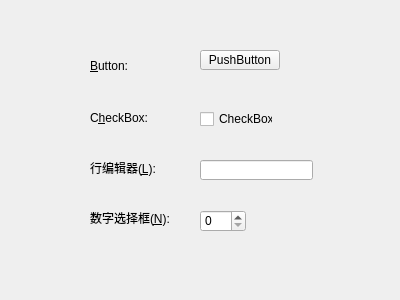
<?xml version="1.0" encoding="UTF-8"?>
<ui version="4.0">
 <class>MyWidget</class>
 <widget class="QWidget" name="MyWidget">
  <property name="geometry">
   <rect>
    <x>0</x>
    <y>0</y>
    <width>400</width>
    <height>300</height>
   </rect>
  </property>
  <property name="windowTitle">
   <string>MyWidget</string>
  </property>
  <widget class="QLabel" name="label">
   <property name="geometry">
    <rect>
     <x>90</x>
     <y>60</y>
     <width>54</width>
     <height>12</height>
    </rect>
   </property>
   <property name="text">
    <string>&amp;Button:</string>
   </property>
   <property name="buddy">
    <cstring>pushButton</cstring>
   </property>
  </widget>
  <widget class="QPushButton" name="pushButton">
   <property name="geometry">
    <rect>
     <x>200</x>
     <y>50</y>
     <width>80</width>
     <height>20</height>
    </rect>
   </property>
   <property name="text">
    <string>PushButton</string>
   </property>
  </widget>
  <widget class="QLabel" name="label_2">
   <property name="geometry">
    <rect>
     <x>90</x>
     <y>110</y>
     <width>61</width>
     <height>16</height>
    </rect>
   </property>
   <property name="text">
    <string>C&amp;heckBox:</string>
   </property>
   <property name="buddy">
    <cstring>checkBox</cstring>
   </property>
  </widget>
  <widget class="QCheckBox" name="checkBox">
   <property name="geometry">
    <rect>
     <x>200</x>
     <y>110</y>
     <width>73</width>
     <height>18</height>
    </rect>
   </property>
   <property name="text">
    <string>CheckBox</string>
   </property>
  </widget>
  <widget class="QLabel" name="label_3">
   <property name="geometry">
    <rect>
     <x>90</x>
     <y>160</y>
     <width>81</width>
     <height>16</height>
    </rect>
   </property>
   <property name="text">
    <string>行编辑器(&amp;L):</string>
   </property>
   <property name="buddy">
    <cstring>lineEdit</cstring>
   </property>
  </widget>
  <widget class="QLineEdit" name="lineEdit">
   <property name="geometry">
    <rect>
     <x>200</x>
     <y>160</y>
     <width>113</width>
     <height>20</height>
    </rect>
   </property>
  </widget>
  <widget class="QLabel" name="label_4">
   <property name="geometry">
    <rect>
     <x>90</x>
     <y>210</y>
     <width>91</width>
     <height>16</height>
    </rect>
   </property>
   <property name="text">
    <string>数字选择框(&amp;N):</string>
   </property>
   <property name="buddy">
    <cstring>spinBox</cstring>
   </property>
  </widget>
  <widget class="QSpinBox" name="spinBox">
   <property name="geometry">
    <rect>
     <x>200</x>
     <y>210</y>
     <width>46</width>
     <height>22</height>
    </rect>
   </property>
  </widget>
 </widget>
 <layoutdefault spacing="6" margin="11"/>
 <tabstops>
  <tabstop>pushButton</tabstop>
  <tabstop>checkBox</tabstop>
  <tabstop>lineEdit</tabstop>
  <tabstop>spinBox</tabstop>
 </tabstops>
 <resources/>
 <connections/>
</ui>
